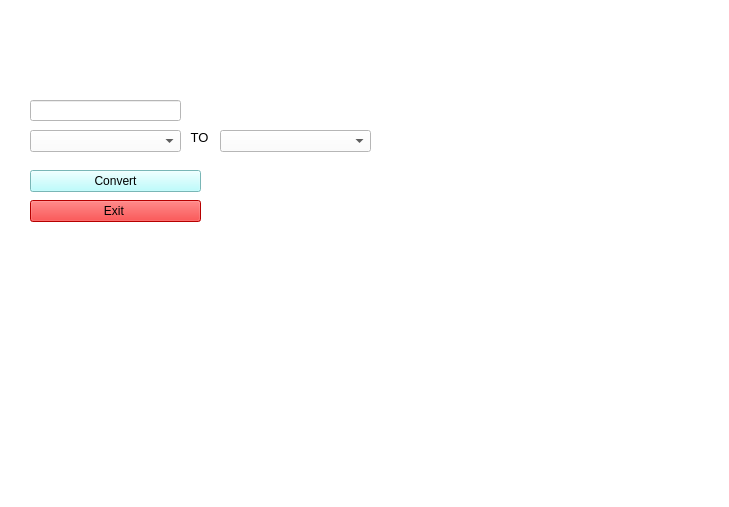
<?xml version="1.0" encoding="UTF-8"?>
<ui version="4.0">
 <class>MainWindow</class>
 <widget class="QMainWindow" name="MainWindow">
  <property name="geometry">
   <rect>
    <x>0</x>
    <y>0</y>
    <width>729</width>
    <height>507</height>
   </rect>
  </property>
  <property name="windowTitle">
   <string>MainWindow</string>
  </property>
  <property name="styleSheet">
   <string notr="true">background-color:#FFFFFF</string>
  </property>
  <widget class="QWidget" name="centralwidget">
   <widget class="QLineEdit" name="input">
    <property name="geometry">
     <rect>
      <x>30</x>
      <y>100</y>
      <width>151</width>
      <height>21</height>
     </rect>
    </property>
   </widget>
   <widget class="QLabel" name="label">
    <property name="geometry">
     <rect>
      <x>100</x>
      <y>10</y>
      <width>401</width>
      <height>61</height>
     </rect>
    </property>
    <property name="styleSheet">
     <string notr="true">background-color: rgba(0,0,0,0%)</string>
    </property>
    <property name="text">
     <string>&lt;html&gt;&lt;head/&gt;&lt;body&gt;&lt;p align=&quot;center&quot;&gt;&lt;span style=&quot; font-size:26pt; font-weight:700; font-style:italic; color:#ffffff;&quot;&gt;K-Universal Exchnage&lt;/span&gt;&lt;/p&gt;&lt;/body&gt;&lt;/html&gt;</string>
    </property>
    <property name="textFormat">
     <enum>Qt::MarkdownText</enum>
    </property>
    <property name="scaledContents">
     <bool>true</bool>
    </property>
    <property name="wordWrap">
     <bool>true</bool>
    </property>
   </widget>
   <widget class="QLabel" name="label_2">
    <property name="geometry">
     <rect>
      <x>180</x>
      <y>130</y>
      <width>47</width>
      <height>14</height>
     </rect>
    </property>
    <property name="font">
     <font>
      <pointsize>10</pointsize>
     </font>
    </property>
    <property name="text">
     <string>   TO</string>
    </property>
   </widget>
   <widget class="QPushButton" name="pushButton">
    <property name="geometry">
     <rect>
      <x>30</x>
      <y>170</y>
      <width>171</width>
      <height>22</height>
     </rect>
    </property>
    <property name="styleSheet">
     <string notr="true">background-color: rgb(170, 255, 255);</string>
    </property>
    <property name="text">
     <string>Convert</string>
    </property>
   </widget>
   <widget class="QComboBox" name="comboBox">
    <property name="geometry">
     <rect>
      <x>30</x>
      <y>130</y>
      <width>151</width>
      <height>22</height>
     </rect>
    </property>
   </widget>
   <widget class="QComboBox" name="comboBox_2">
    <property name="geometry">
     <rect>
      <x>220</x>
      <y>130</y>
      <width>151</width>
      <height>22</height>
     </rect>
    </property>
   </widget>
   <widget class="QPushButton" name="pushButton_2">
    <property name="geometry">
     <rect>
      <x>30</x>
      <y>200</y>
      <width>171</width>
      <height>22</height>
     </rect>
    </property>
    <property name="styleSheet">
     <string notr="true">background-color: rgb(255, 0, 0);</string>
    </property>
    <property name="text">
     <string>Exit </string>
    </property>
   </widget>
   <widget class="QLabel" name="label_4">
    <property name="geometry">
     <rect>
      <x>10</x>
      <y>400</y>
      <width>501</width>
      <height>41</height>
     </rect>
    </property>
    <property name="palette">
     <palette>
      <active>
       <colorrole role="Button">
        <brush brushstyle="SolidPattern">
         <color alpha="0">
          <red>0</red>
          <green>0</green>
          <blue>0</blue>
         </color>
        </brush>
       </colorrole>
       <colorrole role="Base">
        <brush brushstyle="SolidPattern">
         <color alpha="0">
          <red>0</red>
          <green>0</green>
          <blue>0</blue>
         </color>
        </brush>
       </colorrole>
       <colorrole role="Window">
        <brush brushstyle="SolidPattern">
         <color alpha="0">
          <red>0</red>
          <green>0</green>
          <blue>0</blue>
         </color>
        </brush>
       </colorrole>
      </active>
      <inactive>
       <colorrole role="Button">
        <brush brushstyle="SolidPattern">
         <color alpha="0">
          <red>0</red>
          <green>0</green>
          <blue>0</blue>
         </color>
        </brush>
       </colorrole>
       <colorrole role="Base">
        <brush brushstyle="SolidPattern">
         <color alpha="0">
          <red>0</red>
          <green>0</green>
          <blue>0</blue>
         </color>
        </brush>
       </colorrole>
       <colorrole role="Window">
        <brush brushstyle="SolidPattern">
         <color alpha="0">
          <red>0</red>
          <green>0</green>
          <blue>0</blue>
         </color>
        </brush>
       </colorrole>
      </inactive>
      <disabled>
       <colorrole role="Button">
        <brush brushstyle="SolidPattern">
         <color alpha="0">
          <red>0</red>
          <green>0</green>
          <blue>0</blue>
         </color>
        </brush>
       </colorrole>
       <colorrole role="Base">
        <brush brushstyle="SolidPattern">
         <color alpha="0">
          <red>0</red>
          <green>0</green>
          <blue>0</blue>
         </color>
        </brush>
       </colorrole>
       <colorrole role="Window">
        <brush brushstyle="SolidPattern">
         <color alpha="0">
          <red>0</red>
          <green>0</green>
          <blue>0</blue>
         </color>
        </brush>
       </colorrole>
      </disabled>
     </palette>
    </property>
    <property name="styleSheet">
     <string notr="true">background-color: rgba(0,0,0,0%)</string>
    </property>
    <property name="text">
     <string>&lt;html&gt;&lt;head/&gt;&lt;body&gt;&lt;p&gt;&lt;span style=&quot; color:#ffffff;&quot;&gt;First Year Project, Built using C++ and QT, by, CS.&lt;/span&gt;&lt;/p&gt;&lt;/body&gt;&lt;/html&gt;</string>
    </property>
   </widget>
   <widget class="QLabel" name="label_5">
    <property name="geometry">
     <rect>
      <x>30</x>
      <y>230</y>
      <width>171</width>
      <height>20</height>
     </rect>
    </property>
    <property name="styleSheet">
     <string notr="true">background-color: rgba(0,0,0,0%)</string>
    </property>
    <property name="text">
     <string/>
    </property>
   </widget>
   <widget class="QLabel" name="label_3">
    <property name="geometry">
     <rect>
      <x>410</x>
      <y>120</y>
      <width>291</width>
      <height>111</height>
     </rect>
    </property>
    <property name="font">
     <font>
      <family>Arial</family>
      <pointsize>11</pointsize>
      <bold>false</bold>
     </font>
    </property>
    <property name="cursor">
     <cursorShape>PointingHandCursor</cursorShape>
    </property>
    <property name="styleSheet">
     <string notr="true">background-color: rgba(0,0,0,0%)</string>
    </property>
    <property name="text">
     <string/>
    </property>
    <property name="wordWrap">
     <bool>true</bool>
    </property>
   </widget>
   <widget class="QLabel" name="label_6">
    <property name="geometry">
     <rect>
      <x>480</x>
      <y>80</y>
      <width>91</width>
      <height>21</height>
     </rect>
    </property>
    <property name="styleSheet">
     <string notr="true">background-color: rgba(0,0,0,0%)</string>
    </property>
    <property name="text">
     <string>&lt;html&gt;&lt;head/&gt;&lt;body&gt;&lt;p&gt;&lt;span style=&quot; font-size:11pt; font-style:italic; color:#ffffff;&quot;&gt;Currency Info&lt;/span&gt;&lt;/p&gt;&lt;/body&gt;&lt;/html&gt;</string>
    </property>
   </widget>
   <widget class="QLabel" name="label_7">
    <property name="geometry">
     <rect>
      <x>20</x>
      <y>0</y>
      <width>81</width>
      <height>71</height>
     </rect>
    </property>
    <property name="styleSheet">
     <string notr="true">background-color: rgba(0,0,0,0%)</string>
    </property>
    <property name="text">
     <string/>
    </property>
   </widget>
   <widget class="QLabel" name="label_8">
    <property name="geometry">
     <rect>
      <x>540</x>
      <y>100</y>
      <width>81</width>
      <height>141</height>
     </rect>
    </property>
    <property name="text">
     <string/>
    </property>
   </widget>
   <widget class="QLabel" name="Status">
    <property name="geometry">
     <rect>
      <x>230</x>
      <y>170</y>
      <width>191</width>
      <height>221</height>
     </rect>
    </property>
    <property name="text">
     <string/>
    </property>
   </widget>
   <widget class="QLabel" name="output">
    <property name="geometry">
     <rect>
      <x>220</x>
      <y>100</y>
      <width>141</width>
      <height>20</height>
     </rect>
    </property>
    <property name="text">
     <string/>
    </property>
   </widget>
   <zorder>label_8</zorder>
   <zorder>input</zorder>
   <zorder>label</zorder>
   <zorder>label_2</zorder>
   <zorder>pushButton</zorder>
   <zorder>comboBox</zorder>
   <zorder>comboBox_2</zorder>
   <zorder>pushButton_2</zorder>
   <zorder>label_4</zorder>
   <zorder>label_5</zorder>
   <zorder>label_3</zorder>
   <zorder>label_6</zorder>
   <zorder>label_7</zorder>
   <zorder>Status</zorder>
   <zorder>output</zorder>
  </widget>
  <widget class="QMenuBar" name="menubar">
   <property name="geometry">
    <rect>
     <x>0</x>
     <y>0</y>
     <width>729</width>
     <height>25</height>
    </rect>
   </property>
  </widget>
  <widget class="QStatusBar" name="statusbar"/>
 </widget>
 <resources/>
 <connections>
  <connection>
   <sender>pushButton_2</sender>
   <signal>clicked()</signal>
   <receiver>MainWindow</receiver>
   <slot>close()</slot>
   <hints>
    <hint type="sourcelabel">
     <x>168</x>
     <y>292</y>
    </hint>
    <hint type="destinationlabel">
     <x>145</x>
     <y>290</y>
    </hint>
   </hints>
  </connection>
 </connections>
</ui>
